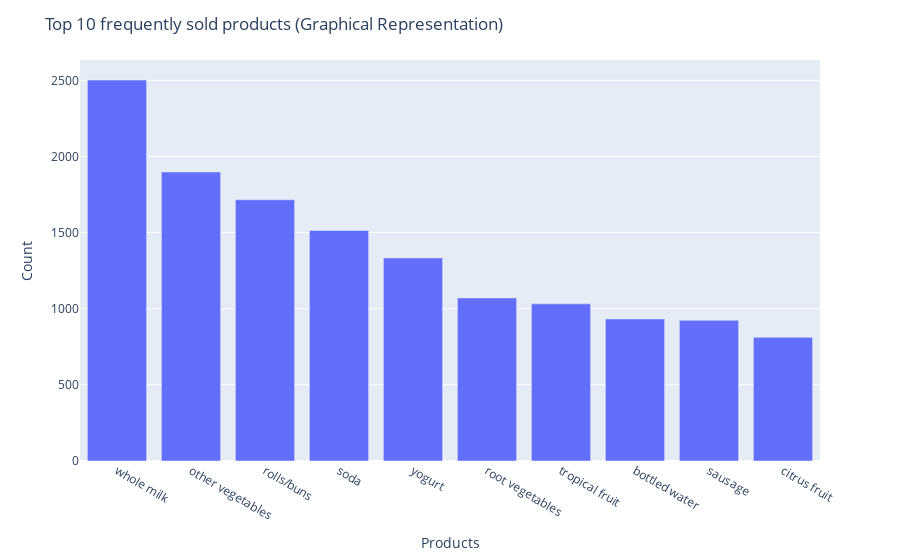

The notebook cell saved with this chart:
### Markdown cell above
### Data Exploration

Let’s first have a look at the top 10 most selling products:

### Code cell
print("Top 10 frequently sold products(Tabular Representation)")
x = data['itemDescription'].value_counts().sort_values(ascending=False)[:10]
fig = px.bar(x = x.index, y = x.values)
fig.update_layout(title_text="Top 10 frequently sold products (Graphical Representation)", xaxis_title="Products",yaxis_title="Count")
fig.show()

### Figure 1 — Plotly figure (JSON) as saved in the notebook; plotly's stock layout.template omitted (floating-point values rounded to 4 significant figures)
{"data": [{"alignmentgroup": "True", "hovertemplate": "x=%{x}<br>y=%{y}<extra></extra>", "legendgroup": "", "marker": {"color": "#636efa", "pattern": {"shape": ""}}, "name": "", "offsetgroup": "", "orientation": "v", "showlegend": false, "textposition": "auto", "type": "bar", "x": ["whole milk", "other vegetables", "rolls/buns", "soda", "yogurt", "root vegetables", "tropical fruit", "bottled water", "sausage", "citrus fruit"], "xaxis": "x", "y": [2502, 1898, 1716, 1514, 1334, 1071, 1032, 933, 924, 812], "yaxis": "y"}], "layout": {"barmode": "relative", "legend": {"tracegroupgap": 0}, "margin": {"t": 60}, "title": {"text": "Top 10 frequently sold products (Graphical Representation)"}, "xaxis": {"anchor": "y", "domain": [0, 1], "title": {"text": "Products"}}, "yaxis": {"anchor": "x", "domain": [0, 1], "title": {"text": "Count"}}}}
